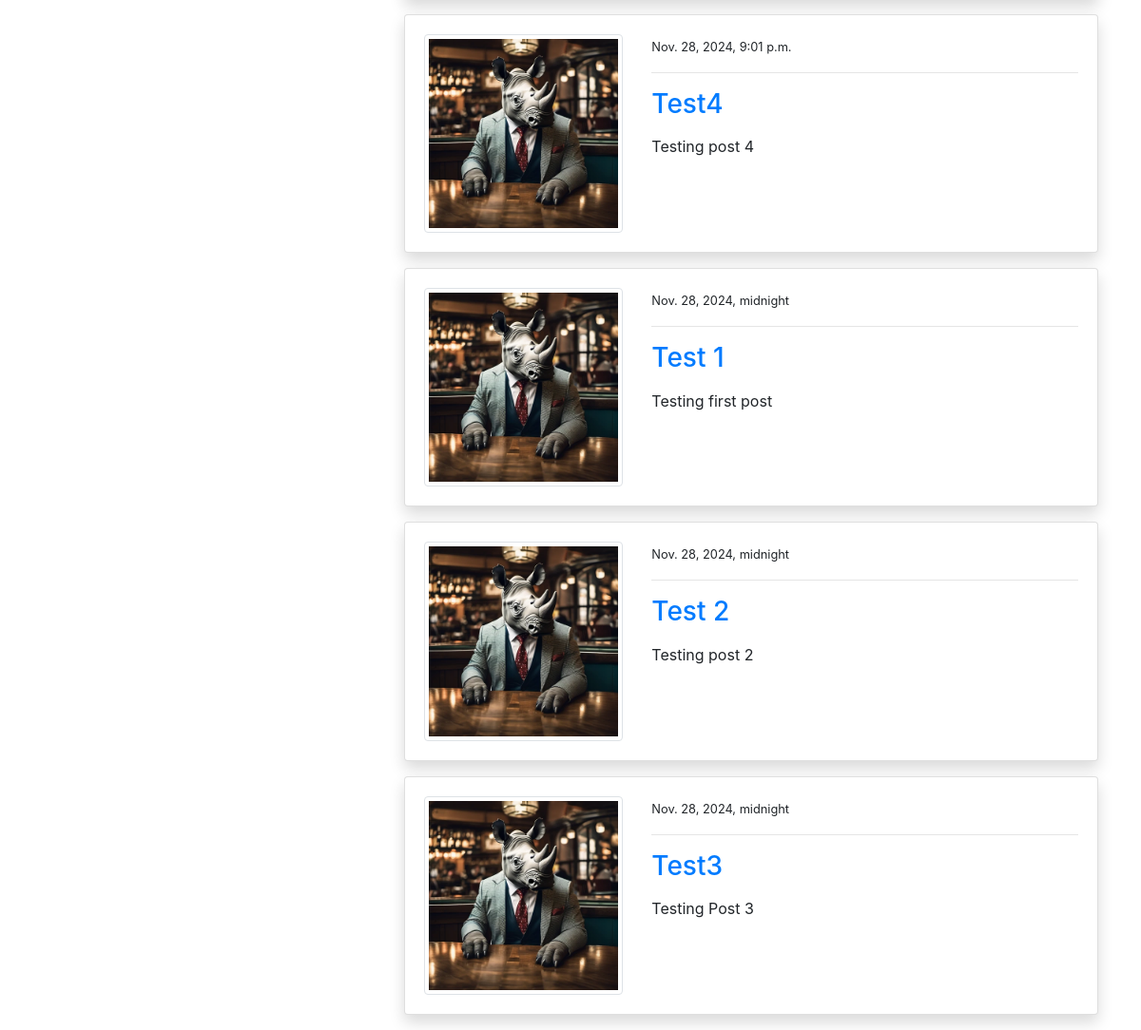
Page /index/ (signed in, lower part) on the earlier database version.
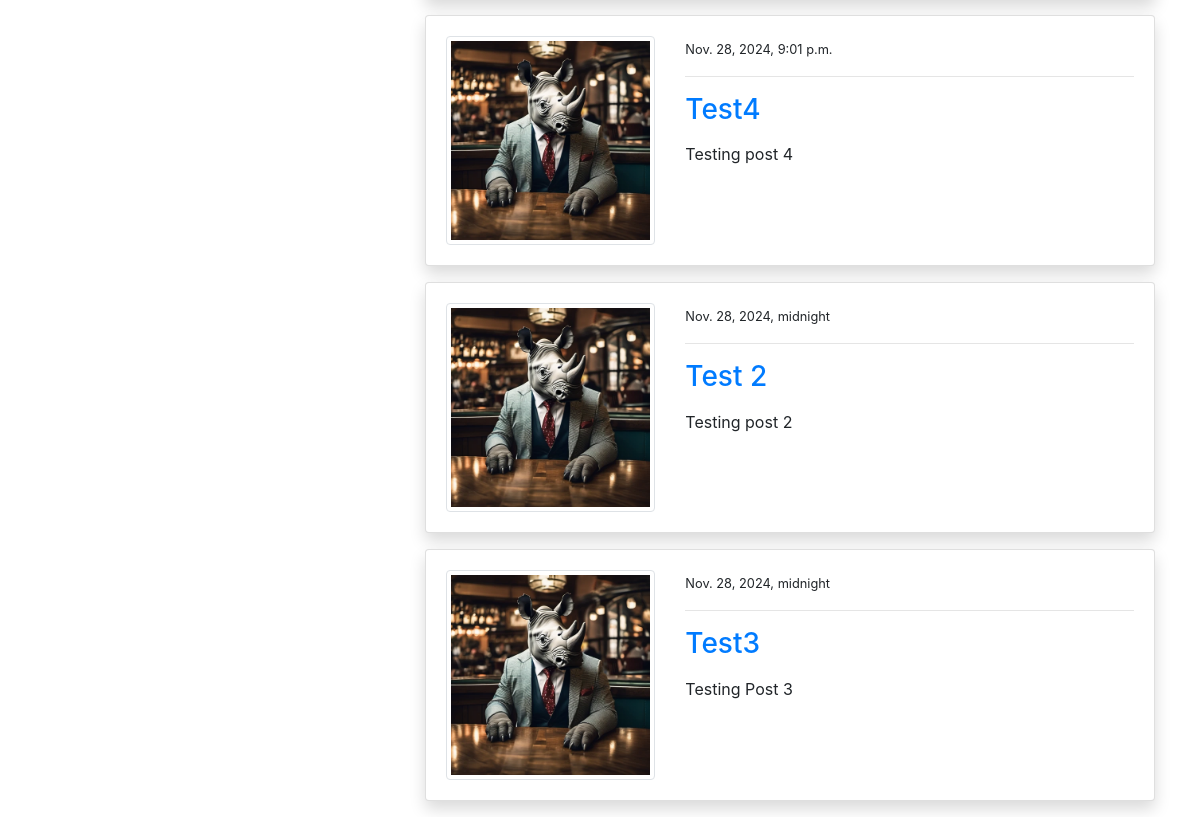
Same page on the later database version.
### testblogapp/models.py (models this page shows, shortened)
class Post(models.Model):
    user = models.ForeignKey(User, on_delete=models.CASCADE)
    title = models.CharField(max_length=100)
    content = models.TextField()
    date_created = models.DateTimeField(auto_now_add=True)
    class Meta:
        ordering = ['-date_created']

class Profile(models.Model):
    user = models.OneToOneField(User, on_delete=models.CASCADE, related_name='profile')
    image = models.ImageField(default='default.jpg', upload_to='profiles')

### testblogapp/views.py (the view)
# urls.py: path('index/', views.index, name='index'),
@login_required(login_url='login')
def index(request):
    posts = Post.objects.all()
    if request.method == 'POST':
        create_post = CreatePostForm(request.POST)
        if create_post.is_valid():
            instance = create_post.save(commit=False)
            instance.user = request.user
            instance.save()
            return redirect('index')
    else:
        create_post = CreatePostForm()
    context = {
        "posts":posts,
        "create_post": create_post,
    }
    return render(request, 'base/index.html', context)

### templates/base/index.html (shortened to what this page needs)
{% extends 'base/base.html' %}
{% load crispy_forms_tags %}
{% block content %}
<div class="container">
    <div class="row mt-5 pt-3">
        <div class="col-md-4">
        </div>
        <div class="col-md-8">
        {% for post in posts %}
            <div class="card shadow my-3">
                <div class="card-body">
                    <div class="row">
                        <div class="col-md-4">
                            <img class="img-thumbnail" src="{{post.user.profile.image.url}}" alt="img">
                        </div>
                        <div class="col-md-8">
                            <small>{{post.date_created}}</small>
                            <hr>
                            <a class="h3" href="{% url 'post_detail' post.id%}">{{post.title}}</a>
                            <p class="text-justify my-3">
                               {{post.content}}
                            </p>
                        </div>
                    </div>
                </div>
            </div>
            {% endfor %}
        </div>
    </div>
</div>
{% endblock %}

### templates/base/base.html (shortened to what this page needs)
{% load static %}
<!doctype html>
<html lang="en">
<head>
    <link rel="stylesheet" href="https://cdn.jsdelivr.net/npm/bootstrap@4.6.0/dist/css/bootstrap.min.css"
>
    <link rel="stylesheet" href="{% static '/style.css' %}">
</head>
<body>
    {% block content %}
    {% endblock %}
</body>
</html>

Differences in the rows shown:
removed Post: user.profile.image (picture), date_created "Nov. 28, 2024, midnight", title "Test 1", content "Testing first post"
